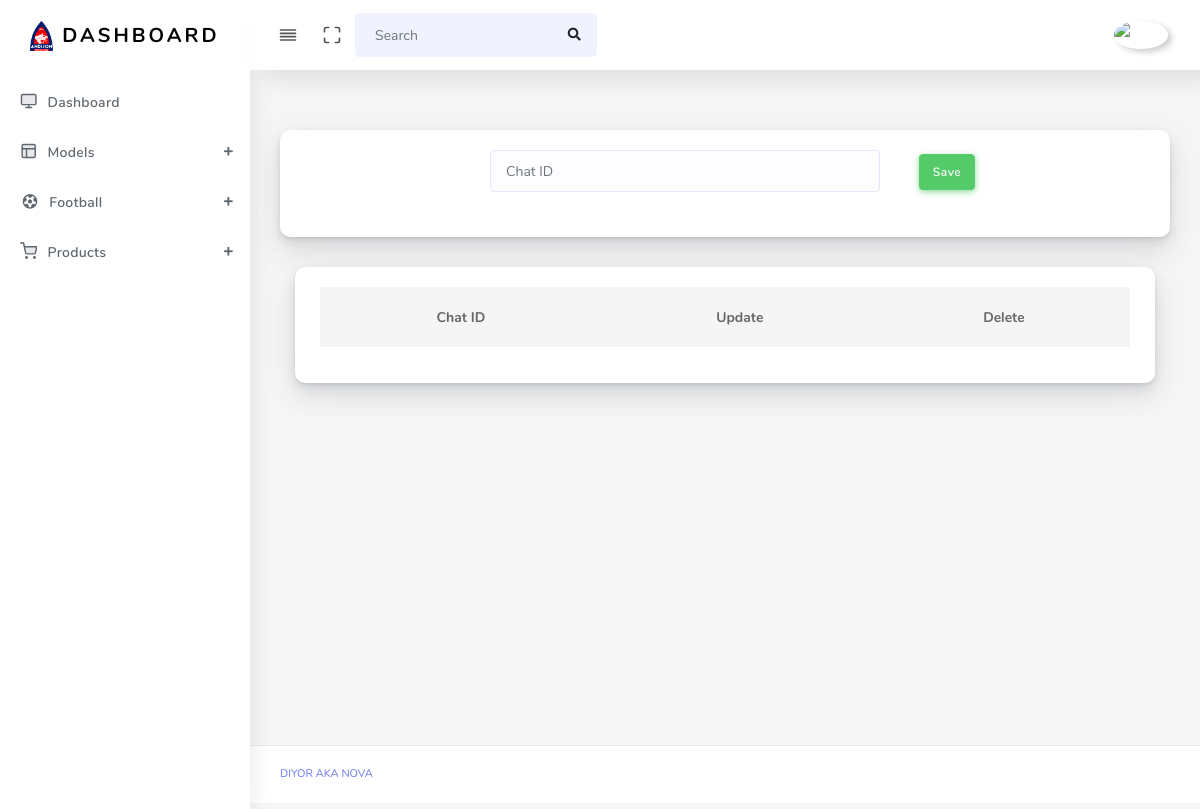
Page /chat/ (signed in) on the earlier database version.
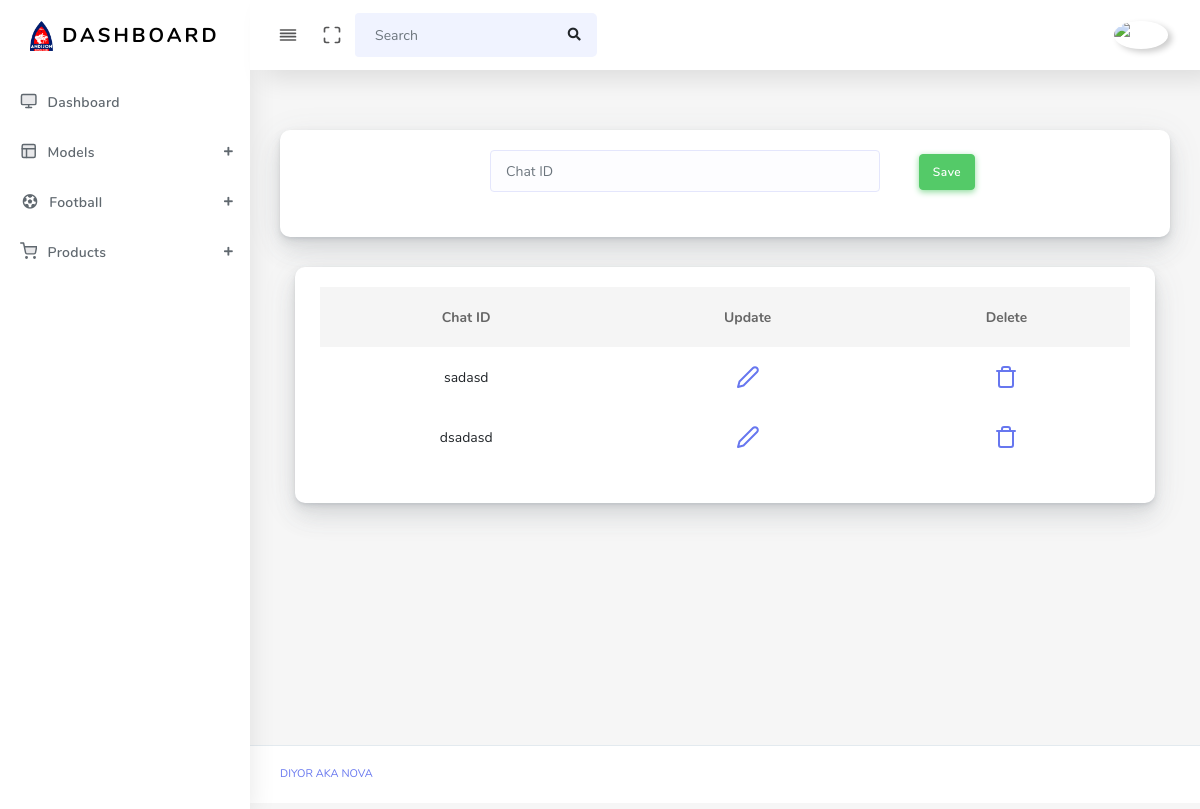
Same page on the later database version.
### main/models.py (models this page shows)
class Chat(models.Model):
    chat = models.CharField(max_length=1000)

### main/views.py (the view)
# urls.py: path('chat/', chat_view, name='chat'),
@login_required(login_url='login')
def chat_view(request):
    context = {
        'chat': Chat.objects.all()
    }
    if request.method == 'POST':
        chat = request.POST.get('chat')
        Chat.objects.create(chat=chat)
        return redirect('chat')
    return render(request, 'chat.html', context)

### templates/chat.html (shortened to what this page needs)
{% extends 'base.html' %}
{% block content %}
<main class="main-content">
    <div class="section-body">
        <div class="row">
            <div class="col-lg-12">
                <div class="card">
                    <div class="card-body">
                        <form action="{% url 'chat' %}" method="post" style="display:flex; justify-content: center;">
                            <div class="form-group mr-4 col-6">
                                <input type="text" name="chat"  placeholder="Chat ID" class="form-control">
                            </div>
                             <div class="form-group mt-1 player-input">
                                <button class="btn btn-success">Save</button>
                            </div>
                        </form>
                    </div>
                </div>
            </div>
        </div>
    </div>
    <div class="col-12 col-md-12 col-lg-12">
        <div class="card">
            <div class="card-body">
                <table class="table table-hover" style="text-align: center">
                    <thead>
                        <tr>
                            <th scope="col">Chat ID</th>
                            <th scope="col">Update</th>
                            <th scope="col">Delete</th>
                        </tr>
                    </thead>
                    <tbody>
                        {% for i in chat %}
                            <tr>
                                <td>{{ i.chat }}</td>
                                <td><a href="{% url 'update-chat' i.id %}"><i class="align-middle" data-feather="edit-2"></i></a></td>
                                <td><a href="{% url 'delete-chat' i.id %}"><i class="align-middle" data-feather="trash"></i></a></td>
                            </tr>
                        {% endfor %}
                    </tbody>
                </table>
            </div>
        </div>
    </div>
</main>
{% endblock %}

Differences in the rows shown:
added Chat: chat "sadasd"
added Chat: chat "dsadasd"
